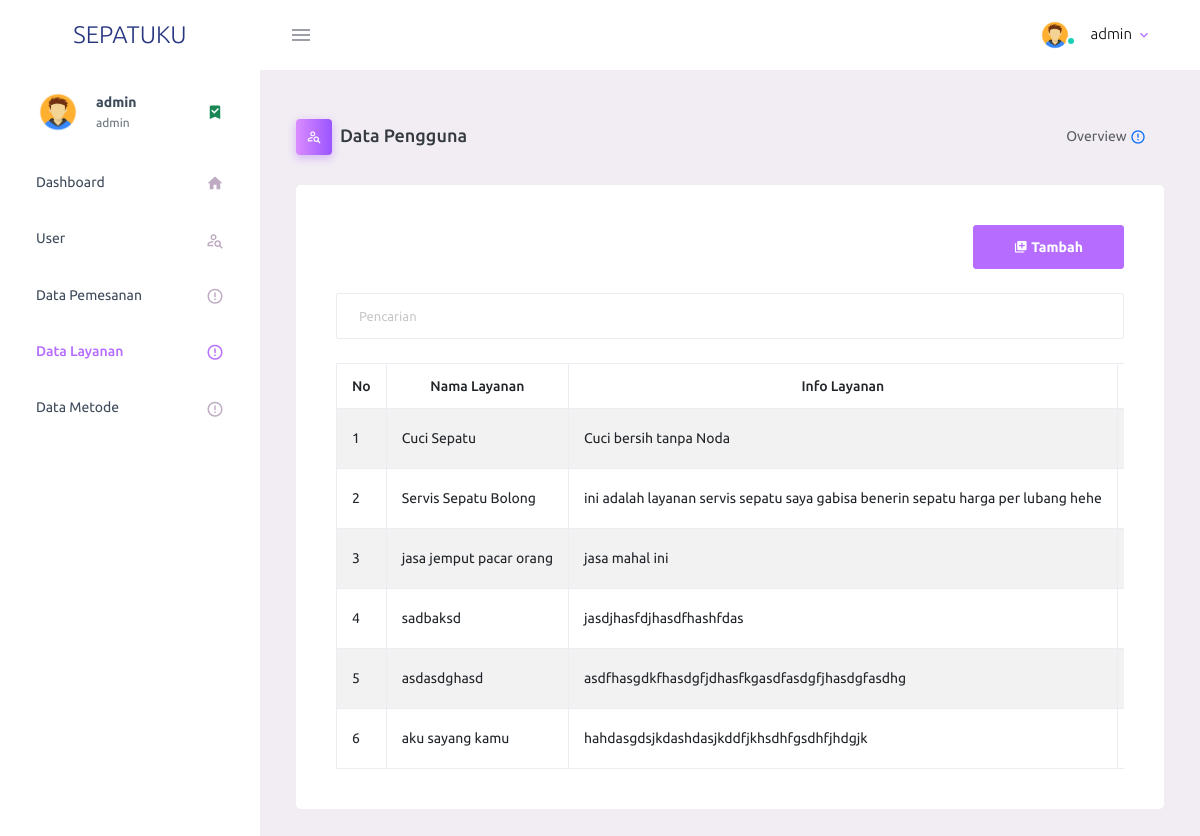
The app's page /penting/layanan.php (signed in) with its own data.
### tables this page shows
CREATE TABLE `layanan` (
  `id_layanan` int(11) NOT NULL,
  `nama_layanan` text NOT NULL,
  `info_layanan` text NOT NULL,
  `harga` text NOT NULL
);

### penting/layanan.php (the view, shortened to what this page needs)
<?php
include "functions.php";
$q = isset($_GET['q']) ? $_GET['q'] : "";
?>
<!DOCTYPE html>
<html lang="en">
<head>
    <link rel="stylesheet" href="admin/assets/vendors/mdi/css/materialdesignicons.min.css">
    <link rel="stylesheet" href="admin/assets/vendors/css/vendor.bundle.base.css">
    <link rel="stylesheet" href="admin/assets/css/style.css">
</head>
<body>
    <?php require "partials/navbar.php"; ?>
    <div class="container-fluid page-body-wrapper">
        <?php require "partials/sidebar.php"; ?>
        <div class="main-panel">
            <div class="content-wrapper">
                <div class="page-header">
                    <h3 class="page-title">
                        <span class="page-title-icon bg-gradient-primary text-white me-2">
                            <i class="mdi mdi-account-search-outline"></i>
                        </span>Data Pengguna
                    </h3>
                    <nav aria-label="breadcrumb">
                        <ul class="breadcrumb">
                            <li class="breadcrumb-item active" aria-current="page">
                                <span></span>Overview <i class="mdi mdi-alert-circle-outline icon-sm text-primary align-middle"></i>
                            </li>
                        </ul>
                    </nav>
                </div>
                <div class="row">
                    <div class="panel panel-default">
                        <div class="col-lg-12 grid-margin stretch-card">
                            <div class="card">
                                <div class="card-body">
                                    <div class="panel-heading">
                                        <form class="form-inline">
                                            <div class="form-group" style="float:right;">
                                                <a class="btn btn-primary" href="layanan_tambah.php"><span class="mdi mdi-library-plus"></span> Tambah</a>
                                            </div>
                                            <div class="form-group">
                                                <input class="form-control" type="text" placeholder="Pencarian" name="q" value="<?= $q ?>" />
                                            </div>
                                        </form>
                                    </div>
                                    <div class="table-responsive">
                                        <table class="table table-bordered table-hover table-striped">
                                            <thead>
                                                <tr class="nw">
                                                    <th>No</th>
                                                    <th class="text-center">Nama Layanan</th>
                                                    <th class="text-center">Info Layanan</th>
                                                    <th class="text-center">Harga</th>
                                                </tr>
                                            </thead>
                                            <tbody>
                                                <?php
                                                $query = "SELECT * FROM layanan WHERE
                                                    nama_layanan LIKE '%$q%' OR
                                                    info_layanan LIKE '%$q%' OR
                                                    harga LIKE '%$q%'
                                                    ORDER BY id_layanan";
                                                $result = $db->query($query);
                                                if ($result && $result->num_rows > 0) {
                                                    $nomor = 1;
                                                    while ($row = $result->fetch_object()) {
                                                        echo "<tr>";
                                                        echo "<td>{$nomor}</td>";
                                                        echo "<td>{$row->nama_layanan}</td>";
                                                        echo "<td>{$row->info_layanan}</td>";
                                                        echo "<td>Rp " . number_format($row->harga, 0, ',', '.') . "</td>";
                                                        echo "</tr>";
                                                        $nomor++;
                                                    }
                                                } else {
                                                    echo "<tr><td colspan='5'>Tidak ada data yang ditemukan.</td></tr>";
                                                }
                                                ?>
                                            </tbody>
                                        </table>
                                    </div>
                                </div>
                            </div>
                        </div>
                    </div>
                </div>
            </div>
        </div>
    </div>
</body>
</html>

### records on screen
layanan: nama_layanan "Cuci Sepatu", info_layanan "Cuci bersih tanpa Noda"
layanan: nama_layanan "Servis Sepatu Bolong", info_layanan "ini adalah layanan servis sepatu saya gabisa benerin sepatu harga per lubang hehe"
layanan: nama_layanan "jasa jemput pacar orang", info_layanan "jasa mahal ini"
layanan: nama_layanan "sadbaksd", info_layanan "jasdjhasfdjhasdfhashfdas"
layanan: nama_layanan "asdasdghasd", info_layanan "asdfhasgdkfhasdgfjdhasfkgasdfasdgfjhasdgfasdhg"
layanan: nama_layanan "aku sayang kamu", info_layanan "hahdasgdsjkdashdasjkddfjkhsdhfgsdhfjhdgjk"

### other values on screen
$_SESSION['login'] "admin"
$_SESSION['level'] "admin"
